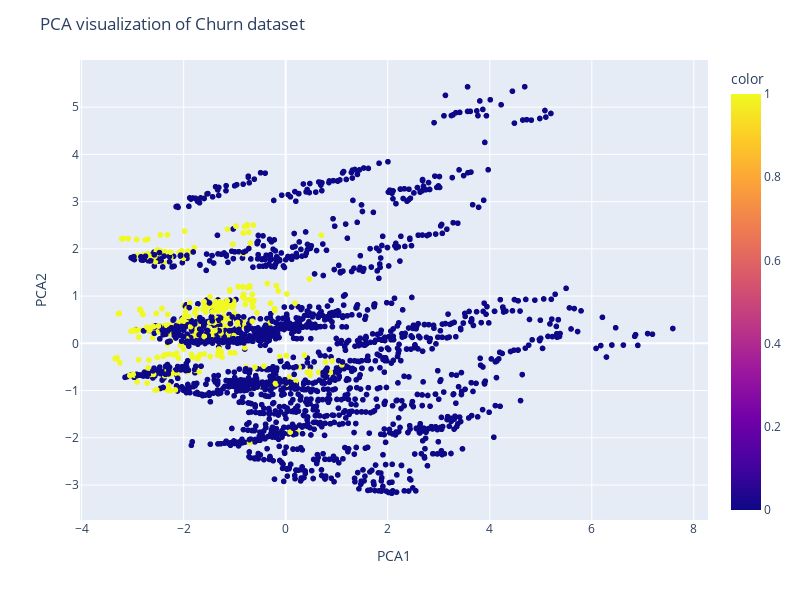

The cell this chart's notebook holds for it:
### Code cell
fig = px.scatter(x=X_train_pca[:, 0], y=X_train_pca[:, 1], color=y_train, width=800, height=600)
fig. update_layout(
title="PCA visualization of Churn dataset",xaxis_title="PCA1", yaxis_title="PCA2")
fig.show()

### Figure 1 — Plotly figure (JSON) as saved in the notebook; plotly's stock layout.template omitted (floating-point values rounded to 4 significant figures; data arrays with more than 128 entries replaced by an {"elided": "..."} marker saying what was removed)
{"data": [{"hovertemplate": "x=%{x}<br>y=%{y}<br>color=%{marker.color}<extra></extra>", "legendgroup": "", "marker": {"color": {"elided": "2362 int values"}, "coloraxis": "coloraxis", "symbol": "circle"}, "mode": "markers", "name": "", "showlegend": false, "type": "scattergl", "x": {"elided": "2362 float values"}, "xaxis": "x", "y": {"elided": "2362 float values"}, "yaxis": "y"}], "layout": {"coloraxis": {"colorbar": {"title": {"text": "color"}}, "colorscale": [[0, "#0d0887"], [0.1111, "#46039f"], [0.2222, "#7201a8"], [0.3333, "#9c179e"], [0.4444, "#bd3786"], [0.5556, "#d8576b"], [0.6667, "#ed7953"], [0.7778, "#fb9f3a"], [0.8889, "#fdca26"], [1, "#f0f921"]]}, "height": 600, "legend": {"tracegroupgap": 0}, "margin": {"t": 60}, "title": {"text": "PCA visualization of Churn dataset"}, "width": 800, "xaxis": {"anchor": "y", "autorange": true, "domain": [0, 1], "range": [-4.032, 8.278], "title": {"text": "PCA1"}, "type": "linear"}, "yaxis": {"anchor": "x", "autorange": true, "domain": [0, 1], "range": [-3.74, 5.997], "title": {"text": "PCA2"}, "type": "linear"}}}
